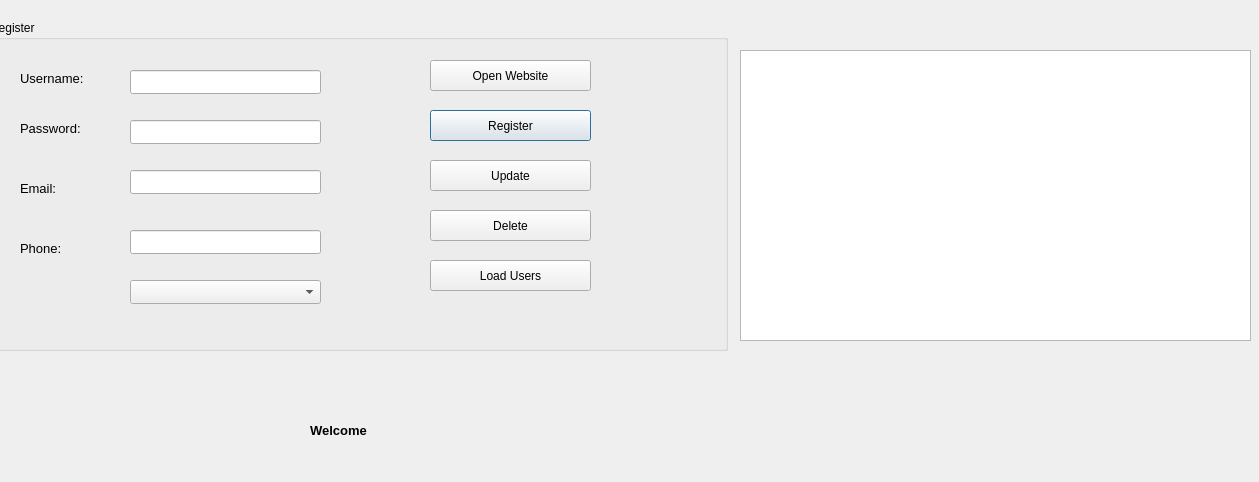
<?xml version="1.0" encoding="UTF-8"?>
<ui version="4.0">
 <class>Interface</class>
 <widget class="QDialog" name="Interface">
  <property name="geometry">
   <rect>
    <x>0</x>
    <y>0</y>
    <width>1259</width>
    <height>482</height>
   </rect>
  </property>
  <property name="windowTitle">
   <string>Dialog</string>
  </property>
  <widget class="QLabel" name="label">
   <property name="geometry">
    <rect>
     <x>310</x>
     <y>420</y>
     <width>131</width>
     <height>20</height>
    </rect>
   </property>
   <property name="font">
    <font>
     <pointsize>10</pointsize>
     <weight>75</weight>
     <bold>true</bold>
    </font>
   </property>
   <property name="text">
    <string>Welcome </string>
   </property>
  </widget>
  <widget class="QGroupBox" name="groupBox">
   <property name="geometry">
    <rect>
     <x>-10</x>
     <y>20</y>
     <width>738</width>
     <height>331</height>
    </rect>
   </property>
   <property name="title">
    <string>Register</string>
   </property>
   <widget class="QLabel" name="label_2">
    <property name="geometry">
     <rect>
      <x>30</x>
      <y>50</y>
      <width>101</width>
      <height>16</height>
     </rect>
    </property>
    <property name="font">
     <font>
      <family>Arial</family>
      <pointsize>10</pointsize>
     </font>
    </property>
    <property name="text">
     <string>Username:</string>
    </property>
   </widget>
   <widget class="QLabel" name="label_3">
    <property name="geometry">
     <rect>
      <x>30</x>
      <y>160</y>
      <width>101</width>
      <height>16</height>
     </rect>
    </property>
    <property name="font">
     <font>
      <family>Arial</family>
      <pointsize>10</pointsize>
     </font>
    </property>
    <property name="text">
     <string>Email:</string>
    </property>
   </widget>
   <widget class="QLineEdit" name="txtUername">
    <property name="geometry">
     <rect>
      <x>140</x>
      <y>50</y>
      <width>191</width>
      <height>24</height>
     </rect>
    </property>
   </widget>
   <widget class="QLineEdit" name="txtPassword">
    <property name="geometry">
     <rect>
      <x>140</x>
      <y>100</y>
      <width>191</width>
      <height>24</height>
     </rect>
    </property>
    <property name="echoMode">
     <enum>QLineEdit::Password</enum>
    </property>
   </widget>
   <widget class="QPushButton" name="btnReg">
    <property name="geometry">
     <rect>
      <x>440</x>
      <y>90</y>
      <width>161</width>
      <height>31</height>
     </rect>
    </property>
    <property name="text">
     <string>Register</string>
    </property>
   </widget>
   <widget class="QLabel" name="label_4">
    <property name="geometry">
     <rect>
      <x>30</x>
      <y>100</y>
      <width>101</width>
      <height>16</height>
     </rect>
    </property>
    <property name="font">
     <font>
      <family>Arial</family>
      <pointsize>10</pointsize>
     </font>
    </property>
    <property name="text">
     <string>Password:</string>
    </property>
   </widget>
   <widget class="QLineEdit" name="txtEmail">
    <property name="geometry">
     <rect>
      <x>140</x>
      <y>150</y>
      <width>191</width>
      <height>24</height>
     </rect>
    </property>
    <property name="echoMode">
     <enum>QLineEdit::Normal</enum>
    </property>
   </widget>
   <widget class="QLabel" name="label_8">
    <property name="geometry">
     <rect>
      <x>30</x>
      <y>220</y>
      <width>101</width>
      <height>16</height>
     </rect>
    </property>
    <property name="font">
     <font>
      <family>Arial</family>
      <pointsize>10</pointsize>
     </font>
    </property>
    <property name="text">
     <string>Phone:</string>
    </property>
   </widget>
   <widget class="QLineEdit" name="txtPhone">
    <property name="geometry">
     <rect>
      <x>140</x>
      <y>210</y>
      <width>191</width>
      <height>24</height>
     </rect>
    </property>
    <property name="echoMode">
     <enum>QLineEdit::Normal</enum>
    </property>
   </widget>
   <widget class="QPushButton" name="btnReg_2">
    <property name="geometry">
     <rect>
      <x>440</x>
      <y>140</y>
      <width>161</width>
      <height>31</height>
     </rect>
    </property>
    <property name="text">
     <string>Update</string>
    </property>
   </widget>
   <widget class="QPushButton" name="btnDelete">
    <property name="geometry">
     <rect>
      <x>440</x>
      <y>190</y>
      <width>161</width>
      <height>31</height>
     </rect>
    </property>
    <property name="text">
     <string>Delete</string>
    </property>
   </widget>
   <widget class="QPushButton" name="btnLoad">
    <property name="geometry">
     <rect>
      <x>440</x>
      <y>240</y>
      <width>161</width>
      <height>31</height>
     </rect>
    </property>
    <property name="text">
     <string>Load Users</string>
    </property>
   </widget>
   <widget class="QComboBox" name="comboName">
    <property name="geometry">
     <rect>
      <x>140</x>
      <y>260</y>
      <width>191</width>
      <height>24</height>
     </rect>
    </property>
   </widget>
   <widget class="QPushButton" name="btnLoad_2">
    <property name="geometry">
     <rect>
      <x>440</x>
      <y>40</y>
      <width>161</width>
      <height>31</height>
     </rect>
    </property>
    <property name="text">
     <string>Open Website</string>
    </property>
   </widget>
  </widget>
  <widget class="QTableView" name="tableView">
   <property name="geometry">
    <rect>
     <x>740</x>
     <y>50</y>
     <width>511</width>
     <height>291</height>
    </rect>
   </property>
  </widget>
  <zorder>tableView</zorder>
  <zorder>label</zorder>
  <zorder>groupBox</zorder>
 </widget>
 <resources/>
 <connections/>
</ui>
